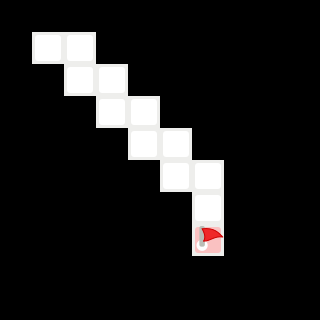

Rendered tile map (Tiled .tmx) drawn with the repository's tilesets; below, a short description and the full map source, tile grids included:
An orthogonal 10x10 tile map with 32x32 px tiles, 1 tile layer (Calque de Tuiles 1).

<map version="1.5" tiledversion="1.7.0" orientation="orthogonal" renderorder="right-down" width="10" height="10" tilewidth="32" tileheight="32" infinite="0" nextlayerid="4" nextobjectid="2">
 <editorsettings>
  <export target="lvl5.csv" format="csv" />
 </editorsettings>
 <tileset firstgid="1" source="vbot_tilemap.tsx" />
 <layer id="1" name="Calque de Tuiles 1" width="10" height="10">
  <data encoding="csv">
4,4,4,4,4,4,4,4,4,4,
4,1,1,4,4,4,4,4,4,4,
4,4,1,1,4,4,4,4,4,4,
4,4,4,1,1,4,4,4,4,4,
4,4,4,4,1,1,4,4,4,4,
4,4,4,4,4,1,1,4,4,4,
4,4,4,4,4,4,1,4,4,4,
4,4,4,4,4,4,2,4,4,4,
4,4,4,4,4,4,4,4,4,4,
4,4,4,4,4,4,4,4,4,4
</data>
 </layer>
</map>
